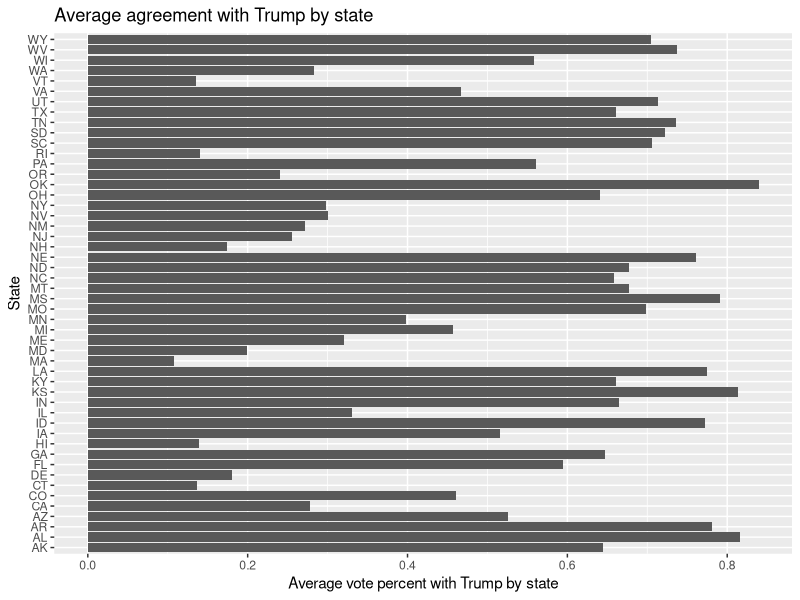
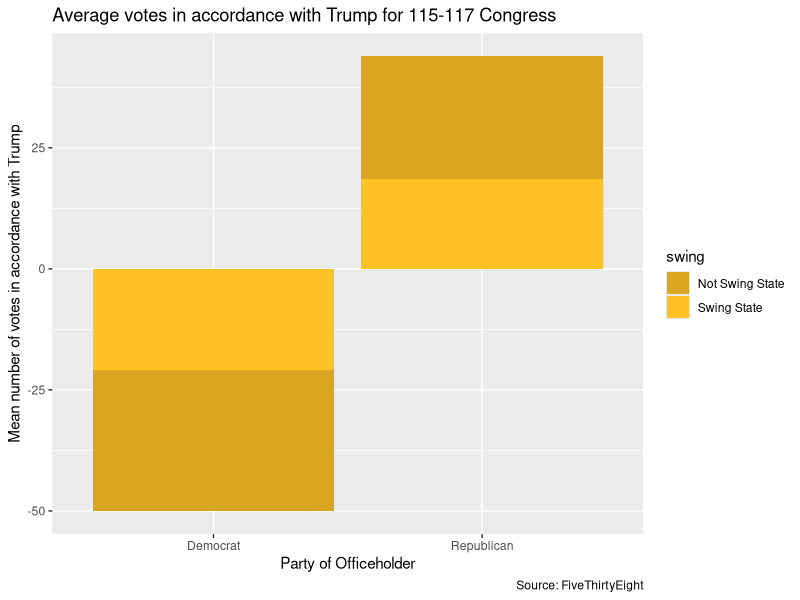

Write R code to recreate these figures, in order.
## ---- chunk 1
library(tidyverse)
library(ggplot2)
averages <- read_csv("averages.csv")
## ---- chunk 2
library(ggplot2)
library(tidyverse)
library(dplyr)
averages <- read_csv("averages.csv")
averages
## ---- chunk 3
average_agree <- averages |>
  group_by(state) |>
  summarize(avg_agree_pct = mean(agree_pct))

average_agree |>
  slice_max(avg_agree_pct, n = 50) |>
  ggplot(mapping = aes(x = avg_agree_pct, y = state)) +
  geom_col() +
  labs(
    x = "Average vote percent with Trump by state",
    y = "State",
    title = "Average agreement with Trump by state"
  )
## ---- chunk 4
averages <- averages |>
  mutate(swing = case_when(
    state == "FL" ~ "Swing State", 
    state == "NC" ~ "Swing State", 
    state == "NV" ~ "Swing State", 
    state == "PA" ~ "Swing State",
    state == "MI" ~ "Swing State",
    state == "WI" ~ "Swing State",
    state == "AZ" ~ "Swing State",
    state == "NH" ~ "Swing State",
    state == "IA" ~ "Swing State",
    state == "GA" ~ "Swing State",
    state == "MN" ~ "Swing State",
    state == "CO" ~ "Swing State",
    state == "TX" ~ "Swing State",
    state == "OH" ~ "Swing State",
    state == "VA" ~ "Swing State",
  )) |>
  mutate(swing = if_else(is.na(swing), "Not Swing State", "Swing State")) |>
  mutate(party = case_when(
    party == "D" ~ "Democrat",
    party == "Democrat" ~ "Democrat",
    party == "R" ~ "Republican",
    party == "Republican"~"Republican",
    party == "I" ~ "Independent",
    party == "Independent" ~ "Independent",
    party == "Libertarian" ~ "Libertarian"
  )) |>
  drop_na(net_trump_vote, party)
averages <- averages |>
  subset(party == "Democrat" | party == "Republican")
## ---- chunk 5
DiM_party<-averages |>
  group_by(party) |>
  summarize(mean_ntv = mean(net_trump_vote)) |>
  pivot_wider(
    names_from = party,
    values_from = mean_ntv
  )

knitr::kable(DiM_party, col.names = c("Avg. net Trump vote, Democrats", "Avg. net Trump vote, Republicans"))

DiM_swing <- averages |>
  group_by(swing, party) |>
  summarize(mean_ntv = mean(net_trump_vote)) |>
  pivot_wider(
    names_from = swing,
    values_from = mean_ntv
  ) |>
  mutate(ntv_diff = `Swing State` - `Not Swing State`)
DiM_swing
knitr::kable(DiM_swing, col.names = c("Party", "Avg. Trump Vote, non-swing states", "Avg. Trump Vote, swing states", "Net Trump Vote Difference"))
## ---- chunk 6
averages |>
  group_by(swing, party) |>
  summarize(mean_ntv = mean(net_trump_vote)) |>
  ggplot(aes(x = party, y = mean_ntv, fill = swing)) +
  geom_col() +
  scale_fill_manual(values = c(`Swing State` = "goldenrod1", `Not Swing State` = "goldenrod")) +
  labs(
    x = "Party of Officeholder",
    y = "Mean number of votes in accordance with Trump",
    title = "Average votes in accordance with Trump for 115-117 Congress",
    caption = "Source: FiveThirtyEight"
  )

